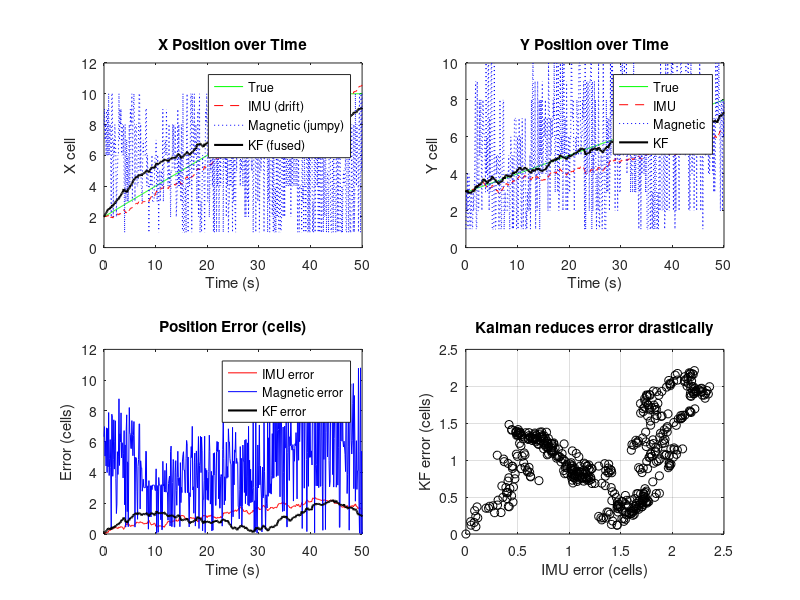

Reproduce this figure in MATLAB.
% Day 23: IMU + Magnetic Matching + Kalman Filter Fusion
clear; close all; clc;

% Load magnetic map (from Day 20)
load('magnetic_map.mat');   % 10x10 grid
map_size = size(map);
total_cells = map_size(1) * map_size(2);

% Simulation parameters
dt = 0.1;           % time step (seconds)
total_time = 50;    % simulate 50 seconds
time = 0:dt:total_time;
N = length(time);

% True vehicle movement (simple: constant velocity in x and y)
true_x = zeros(1,N);
true_y = zeros(1,N);
true_x(1) = 2;   % start at column 2
true_y(1) = 3;   % start at row 3
vx = 0.2;        % velocity (cells per second)
vy = 0.1;

for k = 2:N
    true_x(k) = true_x(k-1) + vx*dt;
    true_y(k) = true_y(k-1) + vy*dt;
    % Keep within map boundaries (1 to 10)
    true_x(k) = max(1, min(10, true_x(k)));
    true_y(k) = max(1, min(10, true_y(k)));
end

% Get true magnetic value at each true position
true_mag = zeros(1,N);
for k = 1:N
    row = round(true_y(k));
    col = round(true_x(k));
    true_mag(k) = map(row, col);
end

% --- Simulate IMU (drift) ---
% IMU measures velocity with noise, then integrate to position
imu_vel_x = vx + 0.5*randn(1,N);   % noisy velocity measurement
imu_vel_y = vy + 0.5*randn(1,N);
imu_pos_x = zeros(1,N);
imu_pos_y = zeros(1,N);
imu_pos_x(1) = true_x(1);
imu_pos_y(1) = true_y(1);
for k = 2:N
    imu_pos_x(k) = imu_pos_x(k-1) + imu_vel_x(k)*dt;
    imu_pos_y(k) = imu_pos_y(k-1) + imu_vel_y(k)*dt;
end

% --- Simulate Magnetic Matching (noisy, sometimes wrong) ---
mag_est_x = zeros(1,N);
mag_est_y = zeros(1,N);
% At each step, get noisy measurement of magnetic field
for k = 1:N
    % Noisy measurement of true magnetic value
    noisy_measurement = true_mag(k) + 5*randn;   % noise std = 5
    
    % Find closest cell in map
    [minDiff, idx] = min(abs(map(:) - noisy_measurement));
    [row_est, col_est] = ind2sub(map_size, idx);
    mag_est_x(k) = col_est;
    mag_est_y(k) = row_est;
end

% --- Kalman Filter Fusion ---
% Simple 1D Kalman for x and y separately (works for this simulation)
% Initialize
kf_x = zeros(1,N);   % estimated position x
kf_y = zeros(1,N);
P_x = 1;   % initial uncertainty
P_y = 1;
kf_x(1) = imu_pos_x(1);
kf_y(1) = imu_pos_y(1);

% Process noise (how much we trust IMU)
Q = 0.001;
% Measurement noise (how much we trust magnetic matching)
R_mag = 100.0;   % smaller = trust magnetic more

for k = 2:N
    % --- Prediction (using IMU delta) ---
    % Predict position based on IMU velocity
    pred_x = kf_x(k-1) + imu_vel_x(k)*dt;
    pred_y = kf_y(k-1) + imu_vel_y(k)*dt;
    P_pred_x = P_x + Q;
    P_pred_y = P_y + Q;
    
    % --- Update with magnetic measurement ---
    % Kalman gain
    K_x = P_pred_x / (P_pred_x + R_mag);
    K_y = P_pred_y / (P_pred_y + R_mag);
    % Correct estimate
    kf_x(k) = pred_x + K_x * (mag_est_x(k) - pred_x);
    kf_y(k) = pred_y + K_y * (mag_est_y(k) - pred_y);
    P_x = (1 - K_x) * P_pred_x;
    P_y = (1 - K_y) * P_pred_y;
end

% --- Compute Errors ---
imu_error = sqrt((imu_pos_x - true_x).^2 + (imu_pos_y - true_y).^2);
mag_error = sqrt((mag_est_x - true_x).^2 + (mag_est_y - true_y).^2);
kf_error = sqrt((kf_x - true_x).^2 + (kf_y - true_y).^2);

% --- Plot Results ---
figure;
subplot(2,2,1);
plot(time, true_x, 'g-', time, imu_pos_x, 'r--', time, mag_est_x, 'b:', time, kf_x, 'k-', 'LineWidth',1.5);
legend('True','IMU (drift)','Magnetic (jumpy)','KF (fused)');
title('X Position over Time');
xlabel('Time (s)'); ylabel('X cell');

subplot(2,2,2);
plot(time, true_y, 'g-', time, imu_pos_y, 'r--', time, mag_est_y, 'b:', time, kf_y, 'k-', 'LineWidth',1.5);
legend('True','IMU','Magnetic','KF');
title('Y Position over Time');
xlabel('Time (s)'); ylabel('Y cell');

subplot(2,2,3);
plot(time, imu_error, 'r-', time, mag_error, 'b-', time, kf_error, 'k-', 'LineWidth',1.5);
legend('IMU error','Magnetic error','KF error');
title('Position Error (cells)');
xlabel('Time (s)'); ylabel('Error (cells)');

subplot(2,2,4);
plot(imu_error, kf_error, 'ko');
xlabel('IMU error (cells)'); ylabel('KF error (cells)');
title('Kalman reduces error drastically');
grid on;

fprintf('Final errors (cells):\n');
fprintf('IMU error: %.2f\n', imu_error(end));
fprintf('Magnetic error: %.2f\n', mag_error(end));
fprintf('Kalman fused error: %.2f\n', kf_error(end));
